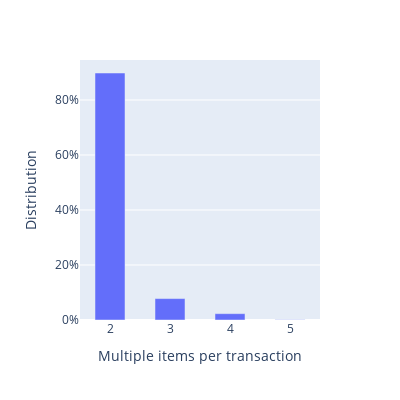

Notebook source saved alongside this figure:
### Code cell
# Mutiple items per transaction

import seaborn as sns

mutliple_items_per_transaction = grouped_mutliple_items["quantity"].value_counts()
mutliple_items_per_transaction.rename_axis("frequency")

# lenth_of_transactions

total = mutliple_items_per_transaction.values.sum()

import plotly.express as px
fig = px.bar(mutliple_items_per_transaction, x=mutliple_items_per_transaction.index, y=mutliple_items_per_transaction.values/total,width=400, height=400)
fig.update_traces(width=0.5)
fig.update_layout(
    xaxis_title="Multiple items per transaction",
    yaxis_tickformat ='0%',
    xaxis_tickformat = ',d',
    yaxis_title="Distribution",
    legend_title="Multiple items per transaction distribution",)

fig.show()

### Figure 1 — Plotly figure (JSON) as saved in the notebook; plotly's stock layout.template omitted (floating-point values rounded to 4 significant figures)
{"data": [{"alignmentgroup": "True", "hovertemplate": "index=%{x}<br>y=%{y}<extra></extra>", "legendgroup": "", "marker": {"color": "#636efa", "pattern": {"shape": ""}}, "name": "", "offsetgroup": "", "orientation": "v", "showlegend": false, "textposition": "auto", "type": "bar", "width": 0.5, "x": [2, 3, 4, 5], "xaxis": "x", "y": [0.8982, 0.07789, 0.02306, 0.0008703], "yaxis": "y"}], "layout": {"barmode": "relative", "height": 400, "legend": {"title": {"text": "Multiple items per transaction distribution"}, "tracegroupgap": 0}, "margin": {"t": 60}, "width": 400, "xaxis": {"anchor": "y", "domain": [0, 1], "tickformat": ",d", "title": {"text": "Multiple items per transaction"}}, "yaxis": {"anchor": "x", "domain": [0, 1], "tickformat": "0%", "title": {"text": "Distribution"}}}}
